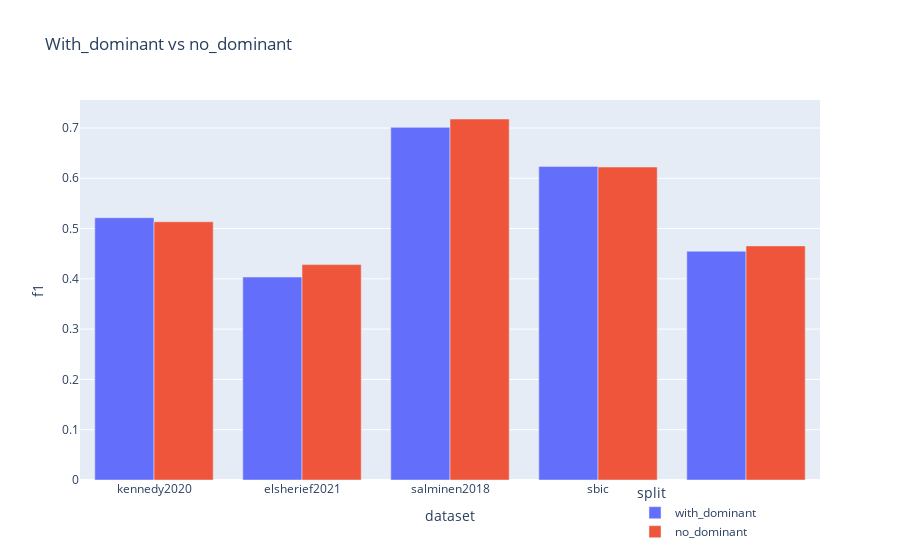
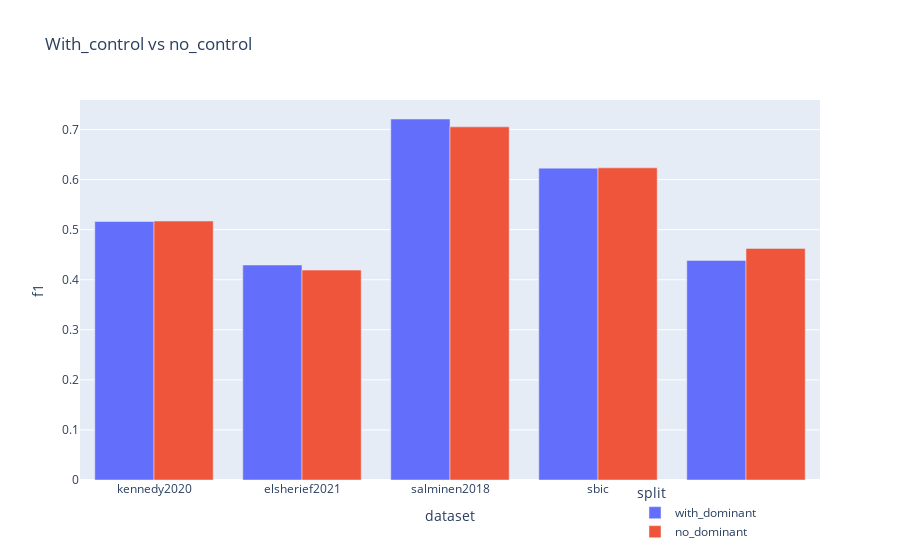

The cell these charts' notebook holds for them, in order:
### Markdown cell above
# Visualize scores

### Code cell
import plotly.express as px

titles = {'hegsplits': 'With_dominant vs no_dominant',
          'controlsplits': 'With_control vs no_control'}
for splits in ['hegsplits', 'controlsplits']:
    f1s = pd.DataFrame(f1_scores[splits]).replace('with_special', 'with_dominant').replace('no_special', 'no_dominant')
    f1s

    fig = px.bar(f1s, x='dataset', y='f1', color='split', barmode='group', title=titles[splits])
    fig.update_layout(legend=dict(
        yanchor='top',
        y=0.00,
        xanchor='left',
        x=0.75
    ))
    fig.show()

### Figure 1 — Plotly figure (JSON) as saved in the notebook; plotly's stock layout.template omitted (floating-point values rounded to 4 significant figures)
{"data": [{"alignmentgroup": "True", "hovertemplate": "split=with_dominant<br>dataset=%{x}<br>f1=%{y}<extra></extra>", "legendgroup": "with_dominant", "marker": {"color": "#636efa", "pattern": {"shape": ""}}, "name": "with_dominant", "offsetgroup": "with_dominant", "orientation": "v", "showlegend": true, "textposition": "auto", "type": "bar", "x": ["kennedy2020", "elsherief2021", "salminen2018", "sbic", "cad"], "xaxis": "x", "y": [0.5215, 0.4036, 0.7013, 0.6236, 0.4549], "yaxis": "y"}, {"alignmentgroup": "True", "hovertemplate": "split=no_dominant<br>dataset=%{x}<br>f1=%{y}<extra></extra>", "legendgroup": "no_dominant", "marker": {"color": "#EF553B", "pattern": {"shape": ""}}, "name": "no_dominant", "offsetgroup": "no_dominant", "orientation": "v", "showlegend": true, "textposition": "auto", "type": "bar", "x": ["kennedy2020", "elsherief2021", "salminen2018", "sbic", "cad"], "xaxis": "x", "y": [0.5136, 0.4283, 0.7179, 0.6223, 0.4655], "yaxis": "y"}], "layout": {"autosize": true, "barmode": "group", "legend": {"title": {"text": "split"}, "tracegroupgap": 0, "x": 0.75, "xanchor": "left", "y": 0, "yanchor": "top"}, "title": {"text": "With_dominant vs no_dominant"}, "xaxis": {"anchor": "y", "autorange": true, "domain": [0, 1], "range": [-0.5, 4.5], "title": {"text": "dataset"}, "type": "category"}, "yaxis": {"anchor": "x", "autorange": true, "domain": [0, 1], "range": [0, 0.7556], "title": {"text": "f1"}, "type": "linear"}}}

### Figure 2 — Plotly figure (JSON) as saved in the notebook; plotly's stock layout.template omitted (floating-point values rounded to 4 significant figures)
{"data": [{"alignmentgroup": "True", "hovertemplate": "split=with_dominant<br>dataset=%{x}<br>f1=%{y}<extra></extra>", "legendgroup": "with_dominant", "marker": {"color": "#636efa", "pattern": {"shape": ""}}, "name": "with_dominant", "offsetgroup": "with_dominant", "orientation": "v", "showlegend": true, "textposition": "auto", "type": "bar", "x": ["kennedy2020", "elsherief2021", "salminen2018", "sbic", "cad"], "xaxis": "x", "y": [0.5164, 0.4294, 0.721, 0.6229, 0.4386], "yaxis": "y"}, {"alignmentgroup": "True", "hovertemplate": "split=no_dominant<br>dataset=%{x}<br>f1=%{y}<extra></extra>", "legendgroup": "no_dominant", "marker": {"color": "#EF553B", "pattern": {"shape": ""}}, "name": "no_dominant", "offsetgroup": "no_dominant", "orientation": "v", "showlegend": true, "textposition": "auto", "type": "bar", "x": ["kennedy2020", "elsherief2021", "salminen2018", "sbic", "cad"], "xaxis": "x", "y": [0.5172, 0.4192, 0.7054, 0.6234, 0.4626], "yaxis": "y"}], "layout": {"autosize": true, "barmode": "group", "legend": {"title": {"text": "split"}, "tracegroupgap": 0, "x": 0.75, "xanchor": "left", "y": 0, "yanchor": "top"}, "title": {"text": "With_control vs no_control"}, "xaxis": {"anchor": "y", "autorange": true, "domain": [0, 1], "range": [-0.5, 4.5], "title": {"text": "dataset"}, "type": "category"}, "yaxis": {"anchor": "x", "autorange": true, "domain": [0, 1], "range": [0, 0.759], "title": {"text": "f1"}, "type": "linear"}}}
